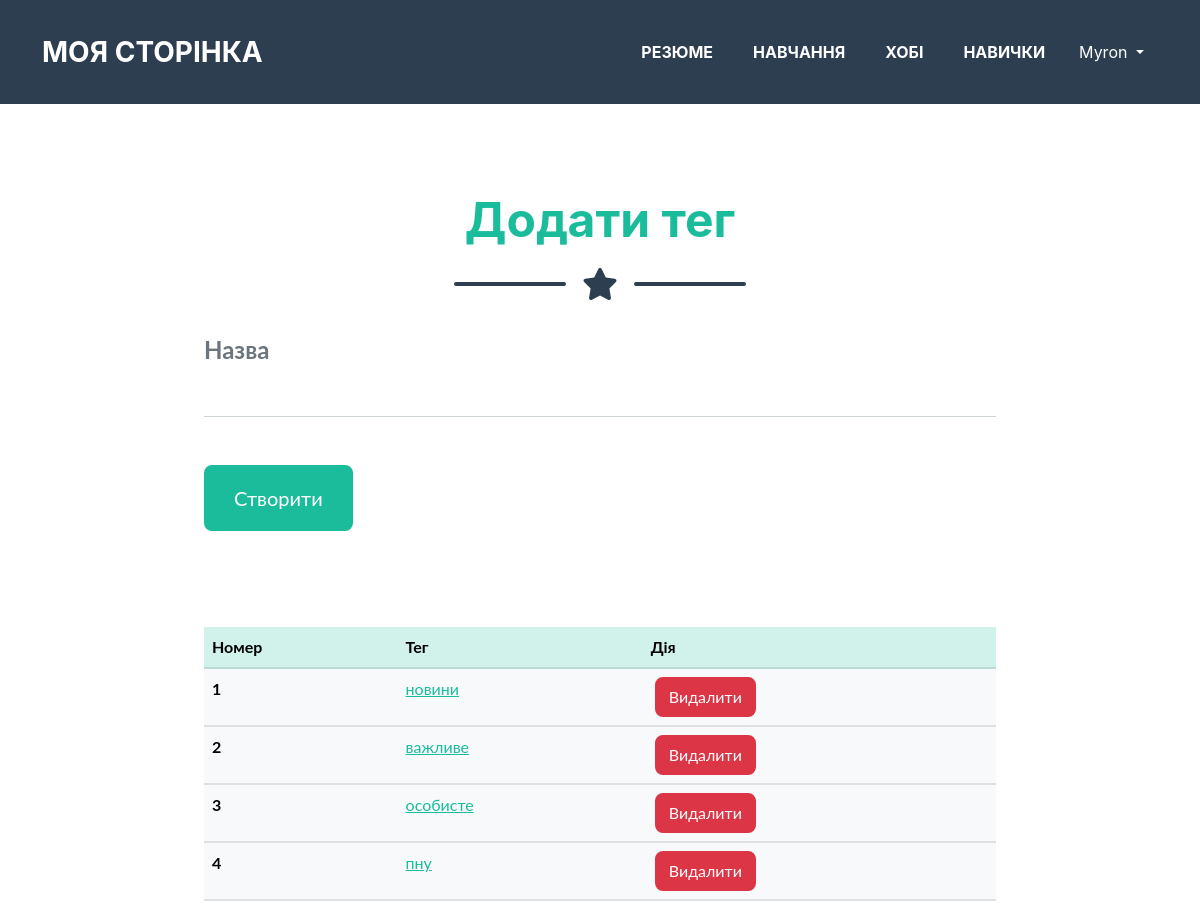
The page /post/tag (signed in) on the database its author committed.
### app/auth/models.py (models this page shows, shortened)
class User(db.Model, UserMixin):
    id = db.Column(db.Integer, primary_key=True)
    username = db.Column(db.String(20), unique=True, nullable=False)
    email = db.Column(db.String(120), unique=True, nullable=False)
    about_me = db.Column(db.String(140))
    last_seen = db.Column(db.DateTime, default=datetime.now())
    password = db.Column(db.String(60), nullable=False)
    image_file = db.Column(db.String(60), nullable=False, server_default='default.jpg')

### app/post/models.py (models this page shows)
class Tag(db.Model):
    id = db.Column(db.Integer, primary_key=True)
    name = db.Column(db.String(50), nullable=False)

### app/post/views.py (the view)
@post_blueprint.route("/tag", methods=['GET', 'POST'])
@login_required
def view_tag():
    form = CreateTagForm()
    list = Tag.query.all()
    return render_template('tag.html', form=form, list=list)

### app/post/forms.py
class CreateTagForm(FlaskForm):
    name = StringField('Назва', validators=[InputRequired(), Length(min=2, max=100)])
    submit = SubmitField('Створити')

### app/auth/models.py (called while the page is built)
@login_manager.user_loader
def user_loader(user_id):
    return User.query.get(int(user_id))

### app/post/templates/post/tag.html (shortened to what this page needs)
{% extends 'base.html' %}
{% block body %}
<section class="page-section" id="tag_table">
    <h2 class="page-section-heading text-center text-primary mb-0">Додати тег</h2>
    <div class="divider-custom">
        <div class="divider-custom-line"></div>
        <div class="divider-custom-icon"><i class="fas fa-star"></i></div>
        <div class="divider-custom-line"></div>
    </div>
    <div class="row justify-content-center">
        <div class="container col-md-8 col-lg-8">
            <form id="createTag" action={{ url_for('post_bp.create_tag') }} method="POST">
                {% from "_render_field.html" import render_field %}
                <div class="form-floating mb-3">
                    {{ render_field(form.name) }}
                </div>
                {{form.submit(class_='btn btn-primary btn-xl')}}
            </form>
        </div>
    </div>
</section>
<section>
    <div class="row justify-content-center">
        <div class="container col-md-8 col-lg-8">
            <table class="table table-light">
                <thead class="table-primary">
                    <tr class = "tagTable">
                        <th class = "tagTable">Номер</th>
                        <th class = "tagTable">Тег</th>
                        <th class = "tagTable">Дія</th>
                    </tr>
                </thead>
                <tbody>
                    {% for tag in list %}
                    <tr>
                        <th scope="row">{{ tag.id }}</th>
                        <td class = "tagTable"><a href="{{ url_for('post_bp.update_tag', tag_id=tag.id) }}">{{ tag.name }}</a></td>
                        <td>
                            <a class="btn btn-danger ms-1" href={{ url_for('post_bp.delete_tag', tag_id=tag.id) }}>Видалити</a>
                        </td>
                    </tr>
                    {% endfor %}
                </tbody>
            </table>
        </div>
    </div>
</section>
{% endblock %}

### app/templates/nav.html (shortened to what this page needs)
{% set menu = {
    "Резюме": url_for("home_bp.cv"),
    "Навчання": url_for("home_bp.edu"),
    "Хобі": url_for("home_bp.hobbies"),
    "Навички": url_for("home_bp.skills"),
} %}
<nav class="navbar navbar-expand-lg bg-secondary text-uppercase" id="mainNav">
    <div class="container">
        <a class="navbar-brand" href="{{url_for("home_bp.home")}}">Моя сторінка</a>
        <div class="collapse navbar-collapse" id="navbarResponsive">
            <ul class="navbar-nav ms-auto">
                {%for name, url in menu.items() %}
                <li class="nav-item mx-0 mx-lg-1"><a class="nav-link py-3 px-0 px-lg-3 rounded" href={{url}}> {{ name | upper}} </a></li>
                {% endfor %}
                {% if current_user.is_authenticated %}
                    <div class="btn-group">
                        <button class="btn btn-secondary dropdown-toggle " type="button" id="dropdownMenuButton" data-bs-toggle="dropdown" aria-haspopup="true" aria-expanded="false">
                            {{ current_user.username }}
                        </button>
                    </div>
                {% else %}
                    <li class="nav-item mx-0 mx-lg-1"><a class="nav-link py-3 px-0 px-lg-3 rounded" href={{ url_for('auth_bp.login') }}> Увійти </a></li>
                {% endif %}
            </ul>
        </div>
    </div>
</nav>

### rows shown on the page
User: username "Myron"
Tag: id "1", name "новини"
Tag: id "2", name "важливе"
Tag: id "3", name "особисте"
Tag: id "4", name "пну"

### other values the page prints
{{ name | upper }} "РЕЗЮМЕ" "НАВЧАННЯ" "ХОБІ" "НАВИЧКИ"
{{ field.label() }} "Назва"
